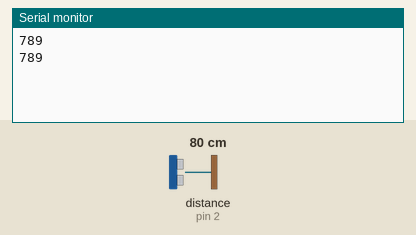
Bench run of a sketch on a simulated Arduino Uno, built with avr-gcc and run on an emulated ATmega328P. On the bench: the last lines printed to the serial monitor. Wiring (inferred from the names in the program): ultrasonic range finder: trigger pin 3; echo pin 2. Inputs (shaded band) come from the test bench; at power-on: distance to the obstacle (sensor on pin 2) 80 cm. The echo pulse lasts 58.3 µs per cm.

Above: at 1.8 s.
1.9 s: distance to the obstacle (sensor on pin 2) set to 2 cm
At 2.4 s:
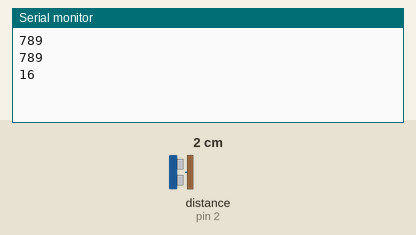
3.4 s: distance to the obstacle (sensor on pin 2) set to 4 cm
At 4.8 s:
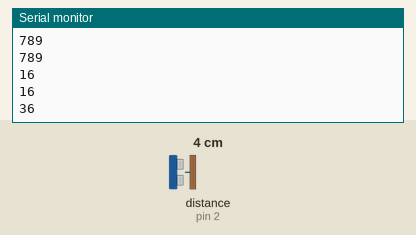
Timing chart, 0 to 6.4 s (numbered marks = the images above; inputs shaded):
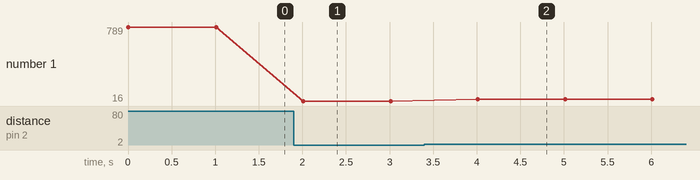

Measured:
- after the input at 1.9 s, the serial monitor: prints a new line after 0.11 s (image 1)
- after the input at 3.4 s, the serial monitor: prints a new line after 0.61 s (image 2)
- plotted number 1: 789 → 16 after the input at 1.9 s, 16 → 36 after the input at 3.4 s

The sketch:

my_task3.ino
```cpp
// Datasheet for Ultrasonic Ranging Module HC - SR04
// https://cdn.sparkfun.com/datasheets/Sensors/Proximity/HCSR04.pdf

int echo_pin = 2;
int trig_pin = 3;
int delay_us = 10; // <--- YOU HAVE TO FIND THE CORRECT VALUE FROM THE DATASHEET
long distance_mm = 0;
long duration_us;

void setup()  {
    // YOUR SETUP CODE GOES HERE
    Serial.begin(9600);
    // In this section you should initialize serial connection to Arduino
    // and set echo_pin and trig_pin to correct modes
    pinMode(2, INPUT);
    pinMode(3, OUTPUT);
}

void loop() {
    // To generate the ultrasound we need to
    // set the trig_pin to HIGH state for correct ammount of µs.
    digitalWrite(trig_pin, HIGH);
    delayMicroseconds(delay_us);
    digitalWrite(trig_pin, LOW);

    // Read the pulse HIGH state on echo_pin
    // the length of the pulse in microseconds
    duration_us = pulseIn(echo_pin, HIGH);

    // YOU HAVE TO CALCULATE THE distance_mm BASED ON THE duration_us
    // FIND THE FORMULA FROM THE DATASHEET AND IMPLEMENT IT HERE
    distance_mm = (duration_us * 340)/2;
    Serial.println(distance_mm /1000);

    delay(1000);
}
```
